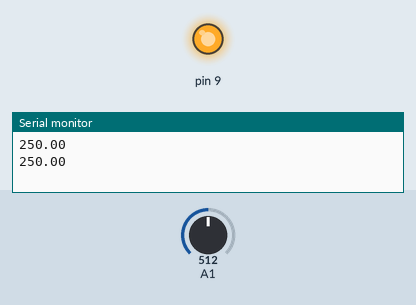
This sketch was run on a simulated Arduino Uno, built with avr-gcc and run on an emulated ATmega328P. On the bench: output pins drawn as LEDs (lit = HIGH), the last lines printed to the serial monitor. The inputs (shaded band) are chosen by the test bench; at power-on: A1 = 512.

Above: at 1.8 s.
1.9 s: A1 set to 48
3.4 s: A1 set to 40
At 5.2 s:
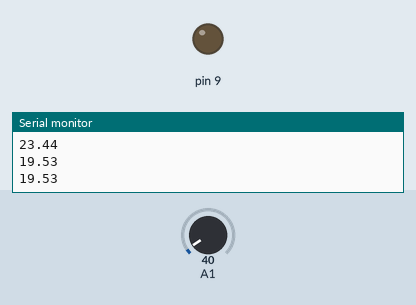
5.5 s: A1 set to 122
At 7.0 s:
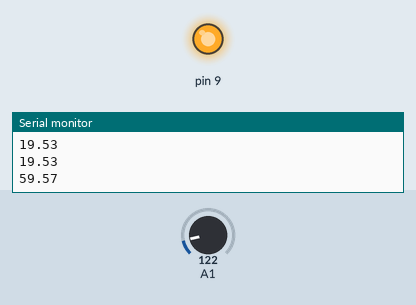
7.5 s: A1 set to 12
At 8.5 s:
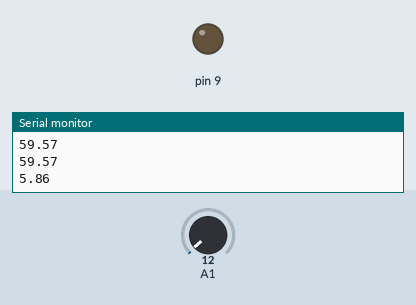
Timing chart, 0 to 10.5 s (numbered marks = the images above; inputs shaded):
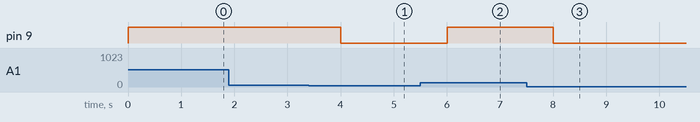

The sketch:

sketch_temp.ino
```cpp
#include <Led.h>

int val0 = 0;
float val1 = 0;
float temp = 0;

Led* led2 = new Led(9);
const int BUTTON = 7;

void setup() {
  // put your setup code here, to run once:
  Serial.begin(115200);
}

void loop() {
  // 温度を取得し計算する
  val1 = analogRead(1);
  temp = ((5*val1) / 1024) * 100;

  Serial.println(temp);

  // しきい値以上ならLCDをON
  if (temp > 22){
    led2->on();
  }else{
    led2->off();
  }
  delay(1000);
}
```

Measured:
- the behaviour switches between 46 and 45 on A1 (found by bisection; images 0 and 1)
- after the input at 3.4 s, pin 9: HIGH → LOW after 0.60 s
- after the input at 5.5 s, pin 9: LOW → HIGH after 0.50 s
- after the input at 7.5 s, pin 9: HIGH → LOW after 0.51 s
